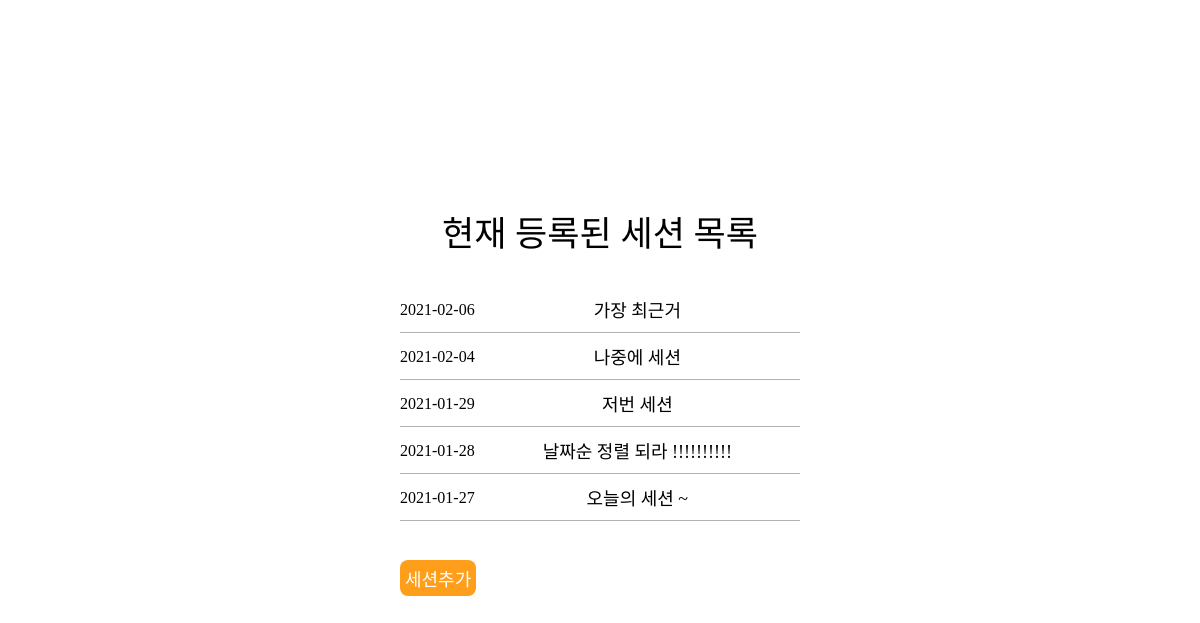
The app's page /session_list (signed in), older data.
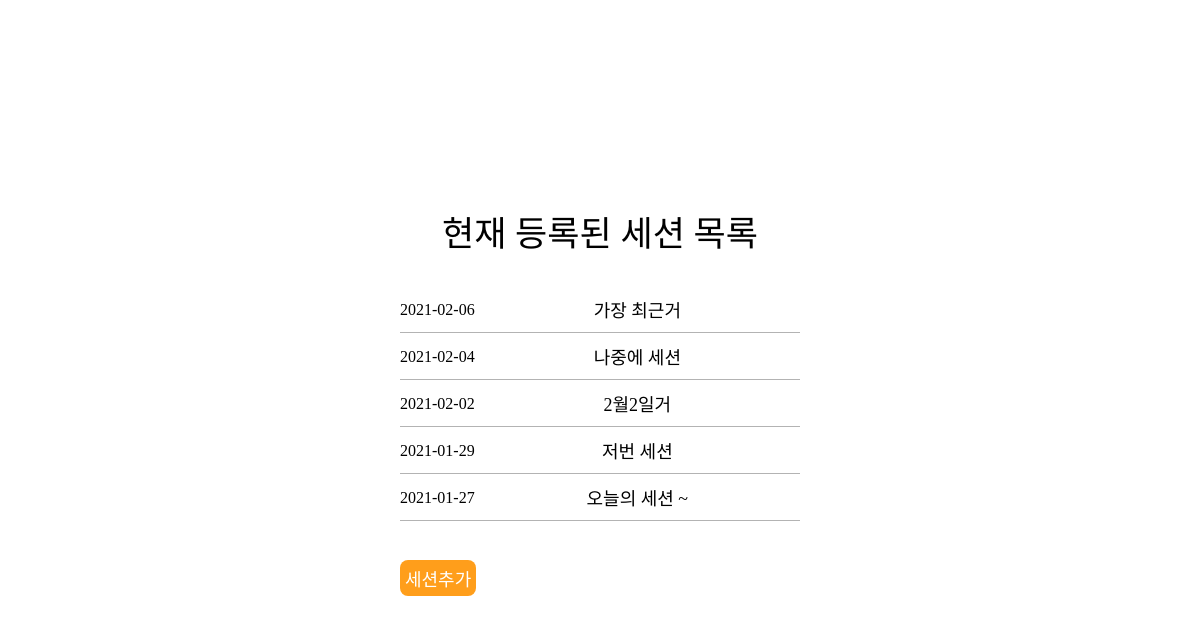
The same page, newer data.
### session/models.py (models this page shows, shortened)
class Session_form (models.Model) :
    session_date = models.DateField(null=True, blank=True, auto_now_add=False)
    title = models.CharField(null=True, max_length=20)

### session/views.py (the view)
# urls.py: path('session_list', session.views.sessionlist, name='sessionlist')
@login_required(login_url='login')
def sessionlist (request) :
    Sessions = Session_form.objects.order_by('-session_date')
    return render(request, 'sessionList.html', {'sessions': Sessions } )

### session/templates/sessionList.html (shortened to what this page needs)
{%load static%}
<!DOCTYPE html>
<html lang="en">
<head>
    <link rel="stylesheet" href="{% static 'css/reset.css'%}">
    <link rel="stylesheet" href="{% static 'css/sessionList.css' %}">
</head>
<body>
    <div class="sessionlist-div">
        <p  class="session-title">현재 등록된 세션 목록</p>
        <div class="session-list">
            {% for session in sessions.all %}
            <p>
                <span class="session-date">{{session.session_date|date:'Y-m-d'}}</span>
                <span onclick="javascript:
                function a() {
                    window.close();
                    opener.location.reload();
                };
                return a();"
                class="session-name">{{session.title}}</span><br>
            </p>
            {% endfor %}
        </div>
        <button onclick="javascript:void(window.open('{% url 'createsession' %}','new','width=700 height=500 top=150 left=400'))">
            세션추가</button>
    </div>
</body>
</html>

Row changes from the older to the newer data that the page shows:
removed Session_form: session_date "2021-01-28", title "날짜순 정렬 되라 !!!!!!!!!!"
added Session_form: session_date "2021-02-02", title "2월2일거"
